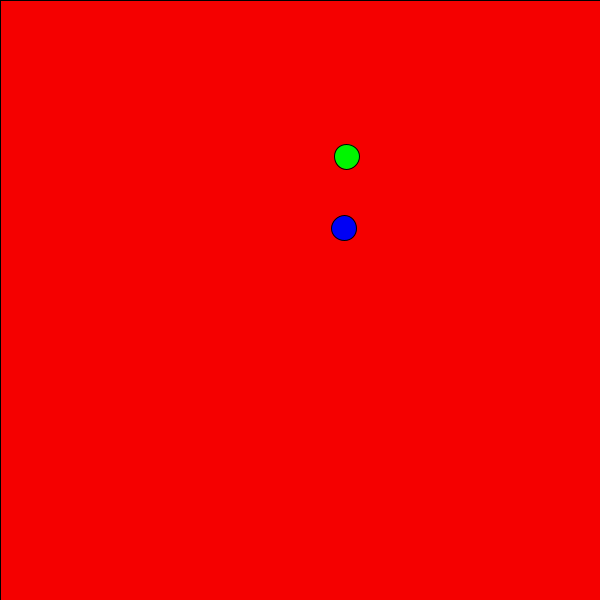
Frame 1 (no input)
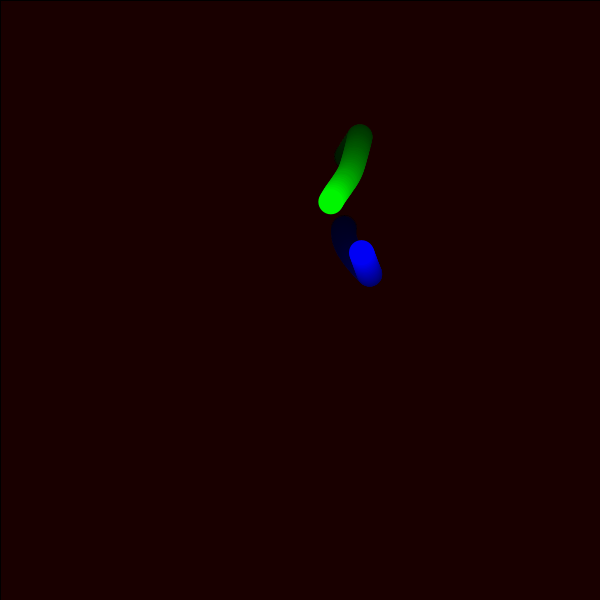
Frame 60 (the mouse pressed at the canvas centre just before this capture)
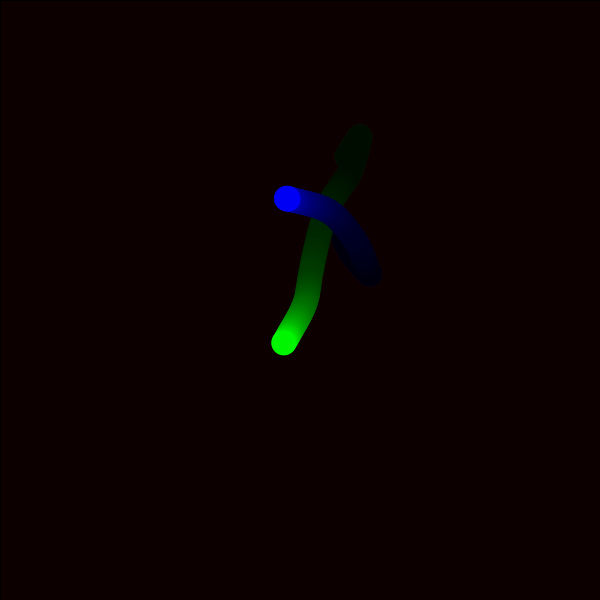
Frame 120 (the mouse held since frame 60 and released just before this capture)

The Processing sketch that drew these frames (run headless with seeded random() and noise(); from frame 60 on, the mouse is pressed at the canvas centre):

// Processing sketch: Magic_Worms
// ── Magic_Worms.pde

void setup()
{
  size(600, 600);
  background(255, 0, 0);
}

void draw()
{
  // Teaching note: explain how to declare/initialize multiple variables on one line.
  // Draw a diagonal line of ellipses
  //for (int x = 0, y = 0; x < 600 && y < 600; x += 15, y += 15)
  //{
  //      ellipse(x, y, 25, 25);
  //}

  int i = 20;
  fill(0, 0, 255);
  ellipse(getWormX(i), getWormY(i), 25, 25);
  int j = 10000;
  fill(0, 255, 0);
  ellipse(getWormX(j), getWormY(j), 25, 25);
  makeMagical();

}

//float frequency = .001; 
float frequency = .005; 

float noiseInterval = PI;

void makeMagical() {
fill( 0, 0, 0, 10 ); // this sets the color to be used for subsequent shapes (this one is black with an alpha of 10; ie, semi transparent)
rect(0, 0, width, height); // draws a black semi transparent rectangle over the entire canvas (this is what enables the illusion of movement and the fading trails from the shapes)
noStroke();
}

float getWormX(int i) {
return map(noise(i*noiseInterval + frameCount * frequency), 0, 1, 0, width);
}

float getWormY(int i) {
return map(noise(i*noiseInterval+1 + frameCount * frequency), 0, 1, 0, height);
}
